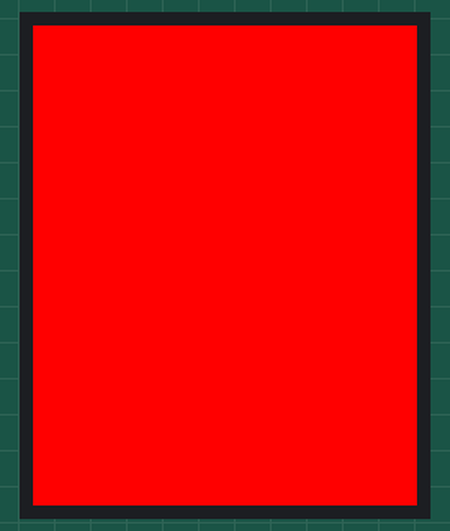
Recording of a sketch running on a simulated ESP32. Shown: 128×160 colour display. What the sketch prints to the serial monitor is not drawn.

Above: at 0.7 s.
At 1.9 s:
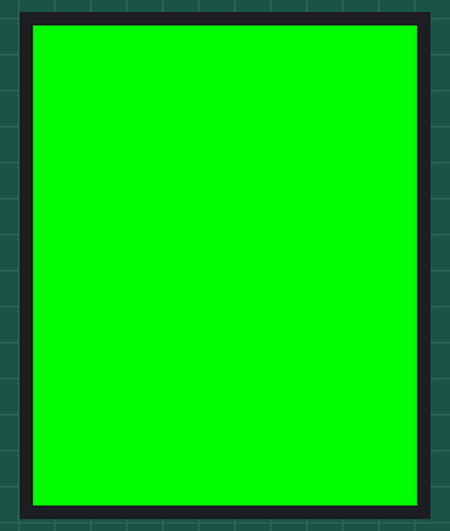
At 3.2 s:
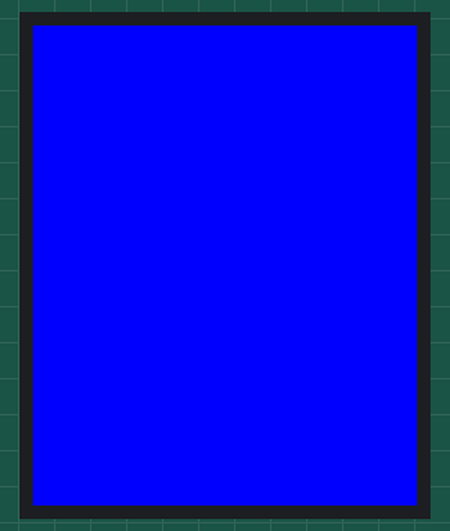
At 4.4 s:
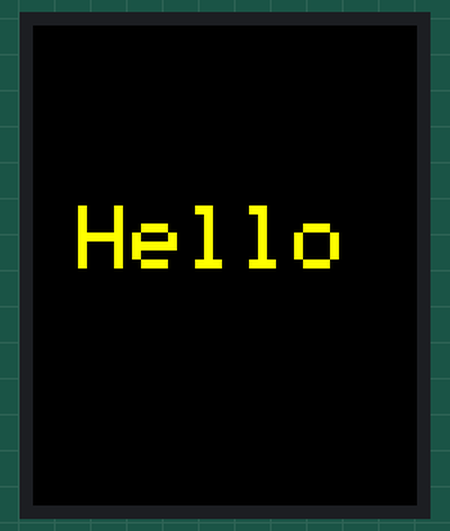

Measured:
- by itself, everything shown: repeats every 5.2 s, in 4 steps
- what the display in image 0 shows lasts 1.2 s, from 0.7 s to 1.9 s
- what the display in image 3 shows lasts 1.6 s, from 4.3 s to 5.9 s

The sketch:

NewPairHello.ino
```cpp
/*  NewPairHello.ino -- brand-new classic ESP32 (WROOM-32D devkit) + blue-PCB
 *  ST7735S TFT (back silkscreen "Driver IC: ST7735S", pins GND VDD SCL SDA RST DC CS BLK).
 *
 *  WIRING (screen label -> ESP32):
 *    GND -> GND
 *    VDD -> 3V3
 *    SCL -> GPIO 18   (hardware SPI clock)
 *    SDA -> GPIO 23   (hardware SPI data/MOSI)
 *    RST -> GPIO 4
 *    DC  -> GPIO 2    (onboard blue LED flickers with data -- normal)
 *    CS  -> GPIO 5
 *    BLK -> 3V3       (backlight)
 *
 *  NOTE: classic ESP32 pin rules differ from the S3 -- GPIO 6-11 are FLASH
 *  pins, never use them here. Board = "ESP32 Dev Module". Serial @ 115200.
 *  Upload stall at "Connecting....." -> hold BOOT button until writing starts.
 */
#include <Adafruit_GFX.h>
#include <Adafruit_ST7735.h>
#include <SPI.h>

#define TFT_CS   5
#define TFT_DC   2
#define TFT_RST  4

Adafruit_ST7735 tft = Adafruit_ST7735(TFT_CS, TFT_DC, TFT_RST);  // hardware SPI: SCL=18, SDA=23

void setup() {
  Serial.begin(115200);
  delay(500);
  Serial.println();
  Serial.println(">>> New pair test: classic ESP32 + ST7735S (BLACKTAB)");
  tft.initR(INITR_BLACKTAB);     // colors wrong later? -> try INITR_GREENTAB
  Serial.println(">>> init done, cycling colors...");
}

void loop() {
  Serial.println(">>> RED");
  tft.fillScreen(ST77XX_RED);    delay(1200);
  Serial.println(">>> GREEN");
  tft.fillScreen(ST77XX_GREEN);  delay(1200);
  Serial.println(">>> BLUE");
  tft.fillScreen(ST77XX_BLUE);   delay(1200);
  tft.fillScreen(ST77XX_BLACK);
  tft.setCursor(15, 60);
  tft.setTextColor(ST77XX_YELLOW);
  tft.setTextSize(3);
  tft.println("Hello");
  delay(1500);
}
```
